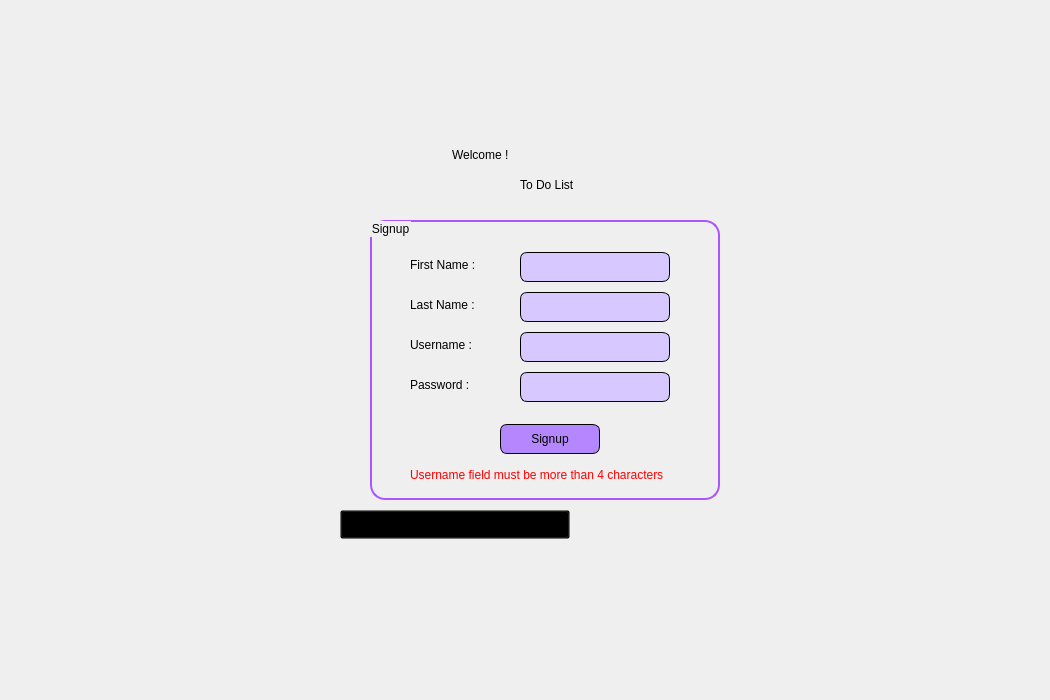
<?xml version="1.0" encoding="UTF-8"?>
<ui version="4.0">
 <class>Signup</class>
 <widget class="QMainWindow" name="Signup">
  <property name="geometry">
   <rect>
    <x>0</x>
    <y>0</y>
    <width>1050</width>
    <height>700</height>
   </rect>
  </property>
  <property name="minimumSize">
   <size>
    <width>1050</width>
    <height>700</height>
   </size>
  </property>
  <property name="maximumSize">
   <size>
    <width>1050</width>
    <height>700</height>
   </size>
  </property>
  <property name="windowTitle">
   <string>Signup</string>
  </property>
  <property name="styleSheet">
   <string notr="true">QMainWindow {background-image: url(:/images/background/background_purple.png);}
QGroupBox {
border: 2px solid #aa55ff;
border-radius: 15px;
}</string>
  </property>
  <widget class="QWidget" name="centralwidget">
   <widget class="QLabel" name="labelWelcome">
    <property name="geometry">
     <rect>
      <x>452</x>
      <y>120</y>
      <width>250</width>
      <height>70</height>
     </rect>
    </property>
    <property name="styleSheet">
     <string notr="true">color: rgb(0, 0, 0);
font: 30pt &quot;Merriweather&quot;;</string>
    </property>
    <property name="text">
     <string>Welcome !</string>
    </property>
   </widget>
   <widget class="QGroupBox" name="groupBox">
    <property name="geometry">
     <rect>
      <x>370</x>
      <y>220</y>
      <width>350</width>
      <height>280</height>
     </rect>
    </property>
    <property name="styleSheet">
     <string notr="true">color: rgb(0, 0, 0);
font: 15pt &quot;Merriweather&quot;;
</string>
    </property>
    <property name="title">
     <string>Signup</string>
    </property>
    <widget class="QLabel" name="labelPassword">
     <property name="geometry">
      <rect>
       <x>40</x>
       <y>150</y>
       <width>120</width>
       <height>30</height>
      </rect>
     </property>
     <property name="styleSheet">
      <string notr="true">font: 12pt &quot;Merriweather&quot;;</string>
     </property>
     <property name="text">
      <string>Password :</string>
     </property>
    </widget>
    <widget class="QLabel" name="labelUsername">
     <property name="geometry">
      <rect>
       <x>40</x>
       <y>110</y>
       <width>120</width>
       <height>30</height>
      </rect>
     </property>
     <property name="styleSheet">
      <string notr="true">font: 12pt &quot;Merriweather&quot;;</string>
     </property>
     <property name="text">
      <string>Username :</string>
     </property>
    </widget>
    <widget class="QLineEdit" name="lineEditUsername">
     <property name="geometry">
      <rect>
       <x>150</x>
       <y>112</y>
       <width>150</width>
       <height>30</height>
      </rect>
     </property>
     <property name="styleSheet">
      <string notr="true">QLineEdit {
font: 9pt&quot;Merriweather&quot;;
border-radius: 7px;
background-color: rgb(215, 200, 255);
border: 1px solid #000000;
padding: 5px;
}
QLineEdit:hover {
	background-color: rgb(206, 192, 247);
}</string>
     </property>
    </widget>
    <widget class="QLineEdit" name="lineEditPassword">
     <property name="geometry">
      <rect>
       <x>150</x>
       <y>152</y>
       <width>150</width>
       <height>30</height>
      </rect>
     </property>
     <property name="styleSheet">
      <string notr="true">QLineEdit {
font: 9pt&quot;Merriweather&quot;;
border-radius: 7px;
background-color: rgb(215, 200, 255);
border: 1px solid #000000;
padding: 5px;
}
QLineEdit:hover {
	background-color: rgb(206, 192, 247);
}</string>
     </property>
     <property name="echoMode">
      <enum>QLineEdit::Password</enum>
     </property>
    </widget>
    <widget class="QLabel" name="labelError">
     <property name="geometry">
      <rect>
       <x>40</x>
       <y>240</y>
       <width>310</width>
       <height>30</height>
      </rect>
     </property>
     <property name="styleSheet">
      <string notr="true">font: 8pt &quot;Merriweather&quot;;
color: rgb(255, 0, 0);</string>
     </property>
     <property name="text">
      <string>Username field must be more than 4 characters</string>
     </property>
    </widget>
    <widget class="QPushButton" name="pushButtonShow">
     <property name="geometry">
      <rect>
       <x>266</x>
       <y>152</y>
       <width>30</width>
       <height>30</height>
      </rect>
     </property>
     <property name="cursor">
      <cursorShape>PointingHandCursor</cursorShape>
     </property>
     <property name="styleSheet">
      <string notr="true">background: transparent;
border: none;</string>
     </property>
     <property name="text">
      <string/>
     </property>
     <property name="icon">
      <iconset resource="images.qrc">
       <normaloff>:/images/icon/eye_icon.png</normaloff>
       <normalon>:/images/icon/not_eye_icon.png</normalon>:/images/icon/eye_icon.png</iconset>
     </property>
     <property name="checkable">
      <bool>true</bool>
     </property>
    </widget>
    <widget class="QPushButton" name="pushButtonSignup">
     <property name="geometry">
      <rect>
       <x>130</x>
       <y>204</y>
       <width>100</width>
       <height>30</height>
      </rect>
     </property>
     <property name="cursor">
      <cursorShape>PointingHandCursor</cursorShape>
     </property>
     <property name="styleSheet">
      <string notr="true">QPushButton:hover {
  background-color: rgb(165, 125, 235);
}
QPushButton {
	font: 10pt&quot;Merriweather&quot;;
	border-radius: 7px;
	background-color: rgb(180, 135, 255);
	border: 1px solid #000000;
	color: rgb(0, 0, 0);
}
QPushButton:pressed {
	background-color: rgb(135, 100, 195);
}</string>
     </property>
     <property name="text">
      <string>Signup</string>
     </property>
    </widget>
    <widget class="QLineEdit" name="lineEditFirstName">
     <property name="geometry">
      <rect>
       <x>150</x>
       <y>32</y>
       <width>150</width>
       <height>30</height>
      </rect>
     </property>
     <property name="minimumSize">
      <size>
       <width>150</width>
       <height>30</height>
      </size>
     </property>
     <property name="styleSheet">
      <string notr="true">QLineEdit {
font: 9pt&quot;Merriweather&quot;;
border-radius: 7px;
background-color: rgb(215, 200, 255);
border: 1px solid #000000;
padding: 5px;
}
QLineEdit:hover {
	background-color: rgb(206, 192, 247);
}</string>
     </property>
    </widget>
    <widget class="QLineEdit" name="lineEditLastName">
     <property name="geometry">
      <rect>
       <x>150</x>
       <y>72</y>
       <width>150</width>
       <height>30</height>
      </rect>
     </property>
     <property name="minimumSize">
      <size>
       <width>150</width>
       <height>30</height>
      </size>
     </property>
     <property name="styleSheet">
      <string notr="true">QLineEdit {
font: 9pt&quot;Merriweather&quot;;
border-radius: 7px;
background-color: rgb(215, 200, 255);
border: 1px solid #000000;
padding: 5px;
}
QLineEdit:hover {
	background-color: rgb(206, 192, 247);
}</string>
     </property>
    </widget>
    <widget class="QLabel" name="labelLastName">
     <property name="geometry">
      <rect>
       <x>40</x>
       <y>70</y>
       <width>120</width>
       <height>30</height>
      </rect>
     </property>
     <property name="styleSheet">
      <string notr="true">font: 12pt &quot;Merriweather&quot;;</string>
     </property>
     <property name="text">
      <string>Last Name :</string>
     </property>
    </widget>
    <widget class="QLabel" name="labelFirstName">
     <property name="geometry">
      <rect>
       <x>40</x>
       <y>30</y>
       <width>120</width>
       <height>30</height>
      </rect>
     </property>
     <property name="styleSheet">
      <string notr="true">font: 12pt &quot;Merriweather&quot;;</string>
     </property>
     <property name="text">
      <string>First Name :</string>
     </property>
    </widget>
    <zorder>lineEditPassword</zorder>
    <zorder>lineEditUsername</zorder>
    <zorder>labelError</zorder>
    <zorder>labelUsername</zorder>
    <zorder>labelPassword</zorder>
    <zorder>pushButtonShow</zorder>
    <zorder>pushButtonSignup</zorder>
    <zorder>lineEditFirstName</zorder>
    <zorder>lineEditLastName</zorder>
    <zorder>labelLastName</zorder>
    <zorder>labelFirstName</zorder>
   </widget>
   <widget class="QPushButton" name="pushButtonLogin">
    <property name="geometry">
     <rect>
      <x>340</x>
      <y>510</y>
      <width>230</width>
      <height>29</height>
     </rect>
    </property>
    <property name="cursor">
     <cursorShape>PointingHandCursor</cursorShape>
    </property>
    <property name="styleSheet">
     <string notr="true">QPushButton {
	font: 10pt &quot;Merriweather&quot;;
	text-decoration: underline;
	color: rgb(0, 0, 0);
	background: transparent;
}
QPushButton:hover {
	color: rgb(68, 0, 102);
	font: 10.5pt &quot;Merriweather&quot;;
}
QPushButton:pressed {
	color: rgb(23, 0, 36);
}</string>
    </property>
    <property name="text">
     <string>Already Have An Account?</string>
    </property>
   </widget>
   <widget class="QLabel" name="labelToDoList">
    <property name="geometry">
     <rect>
      <x>520</x>
      <y>170</y>
      <width>90</width>
      <height>30</height>
     </rect>
    </property>
    <property name="styleSheet">
     <string notr="true">color: rgb(0, 0, 0);
font: 10pt &quot;Merriweather&quot;;</string>
    </property>
    <property name="text">
     <string>To Do List</string>
    </property>
   </widget>
  </widget>
 </widget>
 <resources>
  <include location="images.qrc"/>
 </resources>
 <connections/>
</ui>
